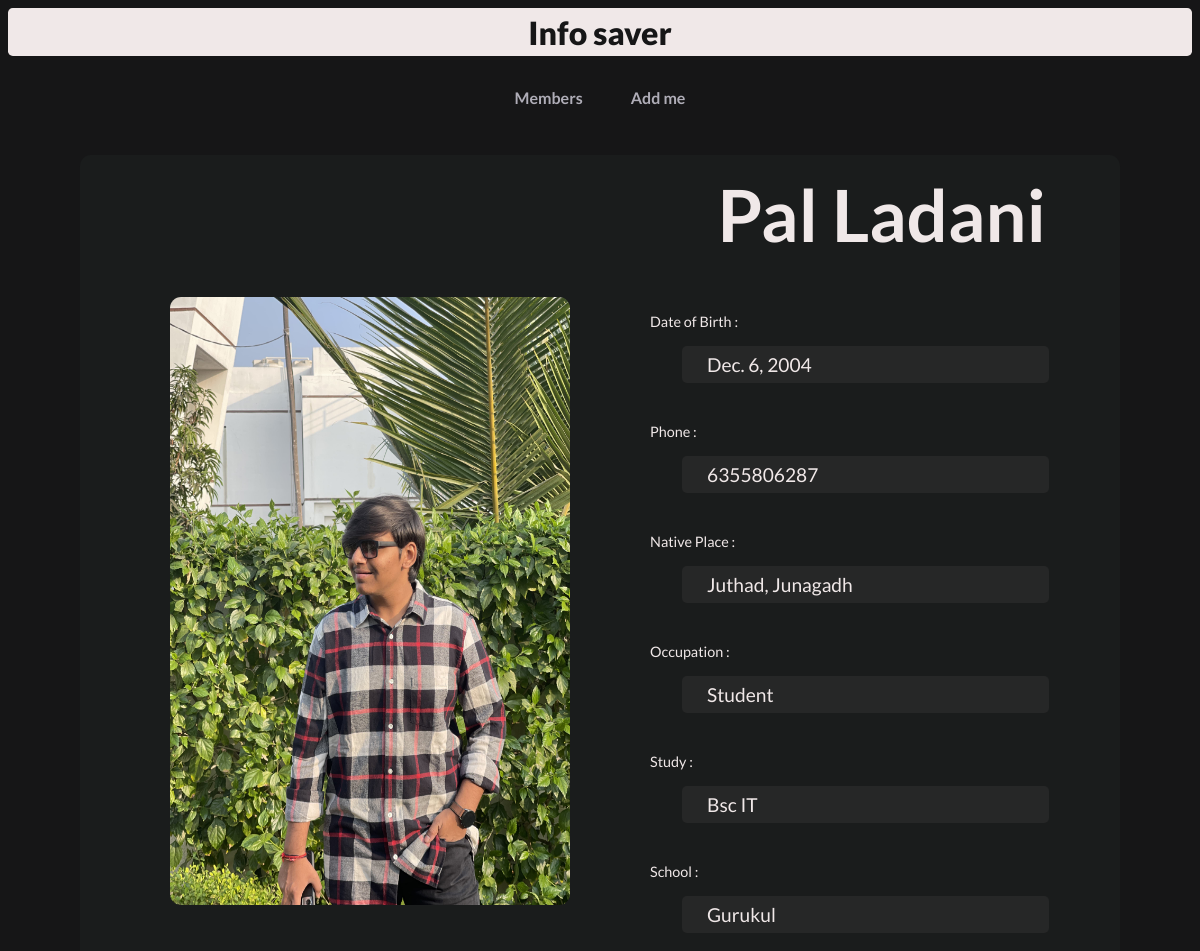
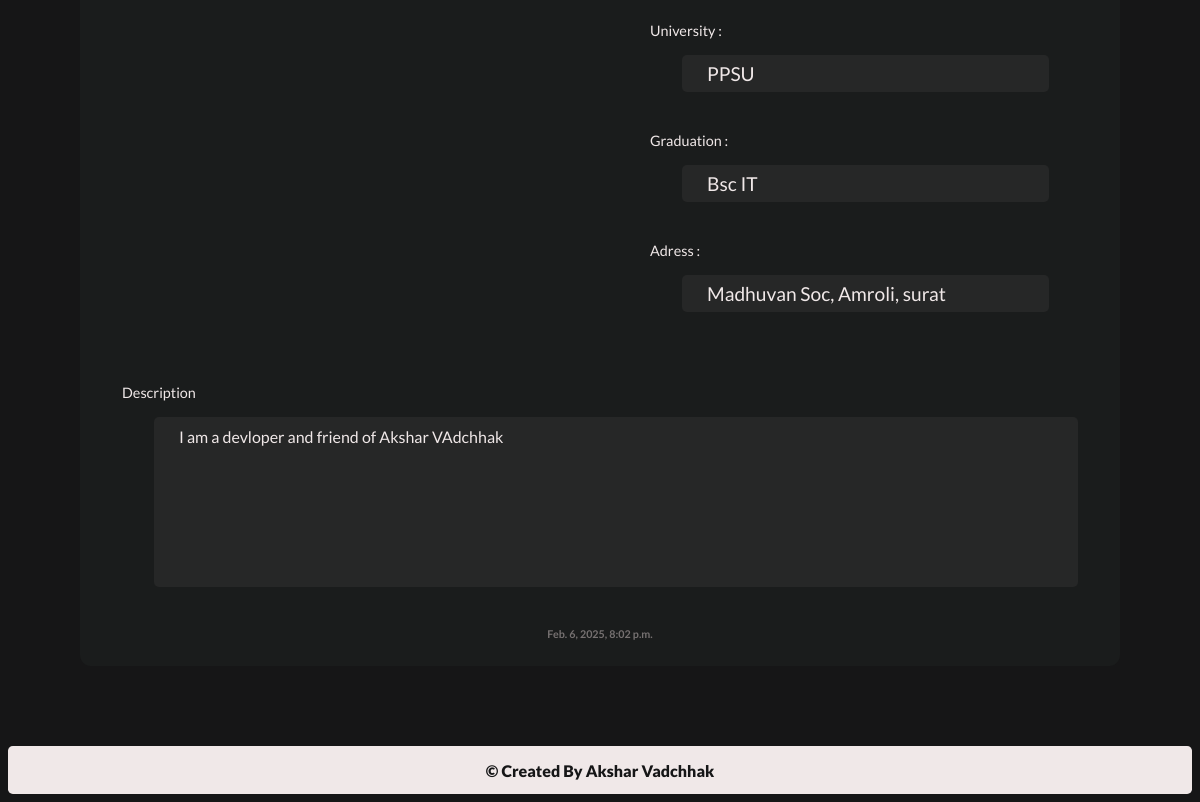
Page /10/ on the committed database (2 pictures, top to bottom).
### info/models.py (models this page shows, shortened)
class Info(models.Model):
    name = models.CharField(max_length=100)
    image = models.ImageField(upload_to='infos/')
    dob = models.DateField()
    phone = models.CharField(max_length=15)
    adress = models.TextField()
    NativePlace = models.CharField(max_length=100)
    occuppation = models.CharField(max_length=100)
    study = models.CharField(max_length=100)
    school = models.CharField(max_length=100)
    university = models.CharField(max_length=100)
    degree = models.CharField(max_length=100)
    description = models.TextField()
    addDate = models.DateTimeField(default=timezone.now)

### info/views.py (the view)
# urls.py: path("<int:info_Id>/", views.infoDetails, name="InfoDetails")
def infoDetails(request, info_Id):
    info = get_object_or_404(Info, pk=info_Id)
    return render(request, 'infoDetails.html', {'info':info})

### info/templates/infoDetails.html (shortened to what this page needs)
{% extends "base.html" %}
{% block activeURL %}unactive{% endblock %}
{% block unactiveURL %}unactive{% endblock %}
{% block contant %}
<div class='allInfoDetailsMainBody '>
    <h1 class="detailsMainName">{{info.name}}</h1>
    <div class='allInfoMainDetails'>
        <img src="{{info.image.url}}" alt="Person image" class='detailsImg'>
        <div class='infoAllDetails'>
            <div class='oneDetailInfo'>
                <p class='infoDetailsLable'>Date of Birth :</p>
                <div class='infoDetailsData'>{{info.dob}}</div>
            </div>
            <div class='oneDetailInfo'>
                <p class='infoDetailsLable'>Phone :</p>
                <div class='infoDetailsData'>{{info.phone}}</div>
            </div>
            <div class='oneDetailInfo'>
                <p class='infoDetailsLable'>Native Place :</p>
                <div class='infoDetailsData'>{{info.NativePlace}}</div>
            </div>
            <div class='oneDetailInfo'>
                <p class='infoDetailsLable'>Occupation :</p>
                <div class='infoDetailsData'>{{info.occuppation}}</div>
            </div>
            <div class='oneDetailInfo'>
                <p class='infoDetailsLable'>Study :</p>
                <div class='infoDetailsData'>{{info.study}}</div>
            </div>
            <div class='oneDetailInfo'>
                <p class='infoDetailsLable'>School :</p>
                <div class='infoDetailsData'>{{info.school}}</div>
            </div>
            <div class='oneDetailInfo'>
                <p class='infoDetailsLable'>University :</p>
                <div class='infoDetailsData'>{{info.university}}</div>
            </div>
            <div class='oneDetailInfo'>
                <p class='infoDetailsLable'>Graduation :</p>
                <div class='infoDetailsData'>{{info.degree}}</div>
            </div>
            <div class='oneDetailInfo'>
                <p class='infoDetailsLable'>Adress :</p>
                <div class='infoDetailsData'>{{info.adress}}</div>
            </div>
        </div>
    </div>
    <div class="Description">
        <div class='oneDetailInfo'>
            <p class='infoDetailsLable'>Description</p>
            <div class='descriptionBox'>{{info.description}}</div>
        </div>
        <h6 class='detailsAddDate'>{{info.addDate}}</h6>
    </div>
</div>
{% endblock %}

### static/sytle.css (style rules this page uses)
* { margin: 0; padding: 0; font-family: "Lato", serif; background: #161617; color: #f0e8e8; }
h1 { text-align: center; }
.allInfoDetailsMainBody { margin: 5rem; height: auto; padding: 10px; margin-top: 3rem; border-radius: .7rem; background-color: #1a1c1c; }
.detailsMainName { text-align:end; margin: 1rem; margin-top: .4rem; font-size: 4.5rem; background-color: #1a1c1c; padding-right: 3rem; }
.allInfoMainDetails { display: flex; gap: 4rem; padding: 1.5rem; padding-left: 5rem; background-color: #1a1c1c; }
.detailsImg { max-width: 25rem; max-height: 38rem; border-radius: .7rem; background-color: #1a1c1c; }
.infoAllDetails { display: flex; flex-direction: column; gap: .5rem; font-size: 1.2rem; background-color: #1a1c1c; }
.oneDetailInfo { background-color: #1a1c1c; }
.infoDetailsLable { font-size: .9rem; margin: 1rem; background-color: #1a1c1c; }
.infoDetailsData { margin: 1rem; margin-left: 3rem; margin-top: 1rem; padding: 7px; padding-left: 25px; border-radius: 5px; width: 100%; background-color: #262727; }
.Description { padding: 1rem; background-color: #1a1c1c; }
.descriptionBox { margin: 1rem 1rem 1rem 3rem; padding: 10px 25px; border-radius: 5px; min-width: 300px; min-height: 150px; max-width: 100%; background-color: #262727; font-size: 1rem; overflow: auto; word-wrap: break-word; white-space: normal; display: flex; align-items: flex-start; }
.detailsAddDate { background-color: #1a1c1c; color: rgb(118, 113, 113); font-weight: 600; text-align: center; padding-top: 1.5rem; }

### rows in the picture
Info: name "Pal Ladani", image (picture), dob "Dec. 6, 2004", phone "6355806287", NativePlace "Juthad, Junagadh", occuppation "Student", study "Bsc IT", school "Gurukul", university "PPSU", degree "Bsc IT", adress "Madhuvan Soc, Amroli, surat", description "I am a devloper and friend of Akshar VAdchhak", addDate "Feb. 6, 2025, 8:02 p.m."
